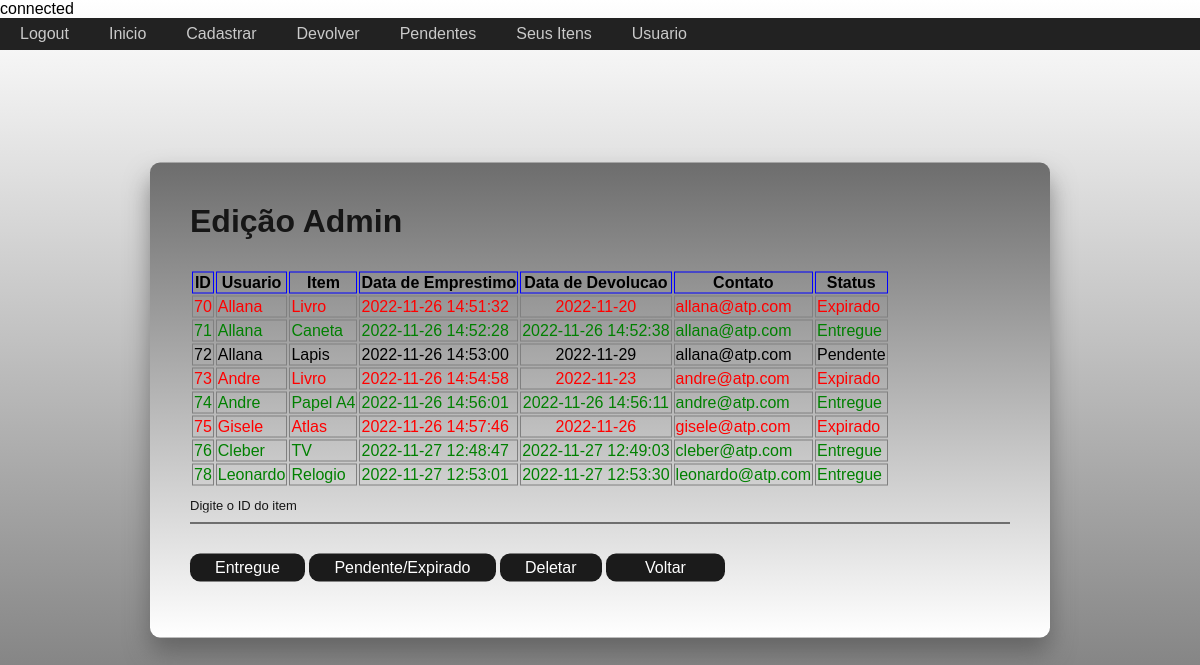
The page /admin.php (signed in) on the database its author committed.
### tables this page shows
CREATE TABLE `new_table2` (
  `id` int NOT NULL AUTO_INCREMENT,
  `usuario` varchar(50) DEFAULT NULL,
  `item` varchar(50) NOT NULL,
  `data2` varchar(50) DEFAULT NULL,
  `data3` varchar(50) DEFAULT NULL,
  `email` varchar(50) DEFAULT NULL,
  `devolvido` varchar(50) DEFAULT NULL,
  PRIMARY KEY (`id`)
);

### admin.php (the view, shortened to what this page needs)
<?php
require('conexao.php');
?>
<!DOCTYPE html>
<html>
<head>
    <link rel="stylesheet" href="principal.css">
    <ul>
        <li><a href="logout.php">Logout</a></li>
        <li><a href="principal.php">Inicio</a></li>
        <li><a href="cadastroItem.php">Cadastrar</a></li>
        <li><a href="devolverItem.php">Devolver</a></li>
        <li><a href="itensPendentes.php">Pendentes</a></li>
        <li><a href="itensUsuario.php">Seus Itens</a></li>
        <li><a href="infoUsuario.php">Usuario</a></li>
    </ul>
</head>
<body>
    <div class="cadastro">
        <h1>Edição Admin</h1>
        <table>
            <tr>
                <th style='border:blue; border-width:1px; border-style:solid;'>ID</th>
                <th style='border:blue; border-width:1px; border-style:solid;'>Usuario</th>
                <th style='border:blue; border-width:1px; border-style:solid;'>Item</th>
                <th style='border:blue; border-width:1px; border-style:solid;'>Data de Emprestimo</th>
                <th style='border:blue; border-width:1px; border-style:solid;'>Data de Devolucao</th>
                <th style='border:blue; border-width:1px; border-style:solid;'>Contato</th>
                <th style='border:blue; border-width:1px; border-style:solid;'>Status</th>
            </tr>
            <?php
            $query = "SELECT * FROM `new_table2`";
            if ($mysqli_query = mysqli_query($con, $query)) {
                while ($mysqli_row = mysqli_fetch_assoc($mysqli_query)) {
                    if ($mysqli_row['devolvido'] == 1) {
                        $colorClass = 'green';
                        $entregue = 'Entregue';
                    } else if ($mysqli_row['data2'] == null || date('Y-m-d') > $mysqli_row['data2']) {
                        $colorClass = 'red';
                        $entregue = 'Expirado';
                    } else {
                        $colorClass = 'black';
                        $entregue = 'Pendente';
                    }
                    if ($mysqli_row['data2'] == null) {
                        $mysqli_row['data2'] = '-';
                        $styleCenter = 'class=styleCenter';
                    } else {
                        $styleCenter = 'class=styleCenter';
                    }
                    echo "
                        <tr class=" . $colorClass . ">
                            <td style='border:gray; border-width:1px; border-style:solid;'>" . $mysqli_row['id'] . "</td>
                            <td style='border:gray; border-width:1px; border-style:solid;'>" . $mysqli_row['usuario'] . "</td>
                            <td class=" . $colorClass . " style='border:gray; border-width:1px; border-style:solid;'>" . $mysqli_row['item'] . "</td>
                            <td style='border:gray; border-width:1px; border-style:solid;'>" . $mysqli_row['data3'] . "</td>
                            <td $styleCenter   style='border:gray; border-width:1px; border-style:solid;'>" . $mysqli_row['data2'] . "</td>
                            <td style='border:gray; border-width:1px; border-style:solid;'>" . $mysqli_row['email'] . "</td>
                            <td style='border:gray; border-width:1px; border-style:solid;'>" . $entregue . "</td>
                        </tr>
                    ";
                }
            } else {
                die(mysqli_error($con));
            }
            ?>
        </table>
        <form name="form6" action="admin.php" method="post">
            <div class="cadastroUsuario">
                <input class="login-input" type="text" id="idItem" name="idItem"
                    placeholder="Digite o ID do item"></input>
            </div>
            <input class="button" name="Entregue" type="submit" value="Entregue"
                onclick="window.location.href='admin.php'">
            <input class="button" name="Pendente/Expirado" type="submit" value="Pendente/Expirado"
                onclick="window.location.href='admin.php'">
            <input class="button" name="Deletar" type="submit" value="Deletar"
                onclick="window.location.href='admin.php'">
            <input class="button2" type="button" value="Voltar" onclick="window.location.href='principal.php'">
        </form>
    </div>
</body>
</html>

### principal.css (style rules this page uses)
html { height: 100%; }
body { margin:0; padding:0; font-family: sans-serif; background: linear-gradient(#ffffff, #6d6d6d); }
.red > td { color: red; }
.green > td { color: green; }
.styleCenter { text-align: center; }
.cadastro { position: absolute; top: 50%; left: 50%; width: 900px; padding: 40px; transform: translate(-50%, -50%); background: linear-gradient(#6d6d6d, #ffffff); box-sizing: border-box; box-shadow: 0 15px 25px rgba(77, 77, 77, 0.6); border-radius: 10px; }
.cadastro h1 { margin: 0 0 30px; padding: 0; color: rgb(22, 22, 22); }
.cadastro .cadastroUsuario { position: relative; font-weight:bold }
.cadastro .cadastroUsuario input { width: 100%; padding: 10px 0; font-size: 13px; color: rgb(22, 22, 22); margin-bottom: 30px; border: none; border-bottom: 1px solid rgb(0, 0, 0); outline: none; background: transparent; }
::placeholder { color: rgb(22, 22, 22); opacity: 1; }
.button { background-color: #1b1b1b; border: none; color: rgb(255, 255, 255); padding: 5px 25px; text-decoration: none; display: inline-block; font-size: 16px; border-radius: 10px; cursor:pointer; }
.button2 { background-color: #1b1b1b; border: none; color: rgb(255, 255, 255); padding: 5px 39px; text-decoration: none; display: inline-block; font-size: 16px; border-radius: 10px; cursor:pointer; }
.cadastro { animation: fadeIn 2s }
ul { list-style-type: none; margin: 0; padding: 0; overflow: hidden; background-color: rgb(34, 34, 34); }
li { float: left; }
li a { display: block; color: rgb(202, 202, 202); text-align: center; padding: 7px 20px; text-decoration: none; }

### rows shown on the page
new_table2: id "70", usuario "Allana", item "Livro", data3 "2022-11-26 14:51:32", data2 "2022-11-20", email "allana@atp.com", data2 "Expirado"
new_table2: id "71", usuario "Allana", item "Caneta", data3 "2022-11-26 14:52:28", data2 "2022-11-26 14:52:38", email "allana@atp.com", devolvido "Entregue"
new_table2: id "72", usuario "Allana", item "Lapis", data3 "2022-11-26 14:53:00", data2 "2022-11-29", email "allana@atp.com", data2 "Pendente"
new_table2: id "73", usuario "Andre", item "Livro", data3 "2022-11-26 14:54:58", data2 "2022-11-23", email "andre@atp.com", data2 "Expirado"
new_table2: id "74", usuario "Andre", item "Papel A4", data3 "2022-11-26 14:56:01", data2 "2022-11-26 14:56:11", email "andre@atp.com", devolvido "Entregue"
new_table2: id "75", usuario "Gisele", item "Atlas", data3 "2022-11-26 14:57:46", data2 "2022-11-26", email "gisele@atp.com", data2 "Expirado"
new_table2: id "76", usuario "Cleber", item "TV", data3 "2022-11-27 12:48:47", data2 "2022-11-27 12:49:03", email "cleber@atp.com", devolvido "Entregue"
new_table2: id "78", usuario "Leonardo", item "Relogio", data3 "2022-11-27 12:53:01", data2 "2022-11-27 12:53:30", email "leonardo@atp.com", devolvido "Entregue"
